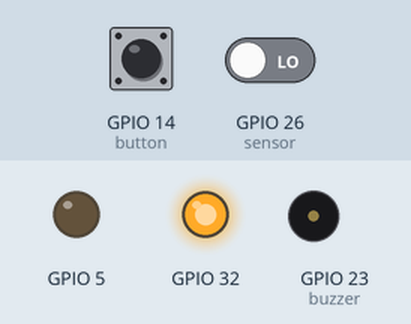
This sketch was run on a simulated ESP32. Shown: output pins drawn as LEDs (lit = HIGH), buzzer (waves = sounding, pin HIGH). The inputs (shaded band) are chosen by the test bench; at power-on: GPIO 26 (sensor) LOW, GPIO 14 (button) HIGH.

Above: at 1.2 s.
1.3 s: GPIO 26 (sensor) driven HIGH
At 1.42 s:
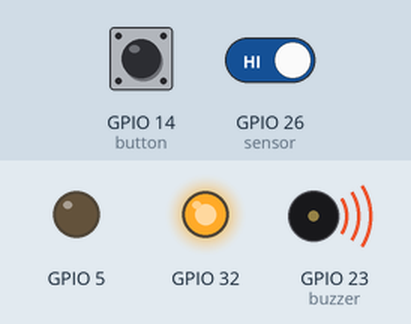
4.3 s: GPIO 14 (button) pulled LOW for 0.15 s
At 4.9 s:
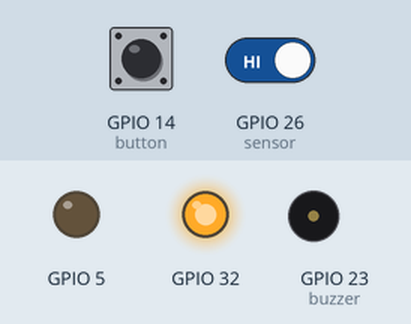
5.9 s: GPIO 26 (sensor) driven LOW
At 8.8 s:
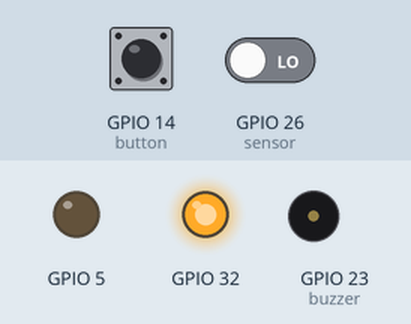
8.9 s: GPIO 14 (button) pulled LOW for 1 s
At 9.9 s:
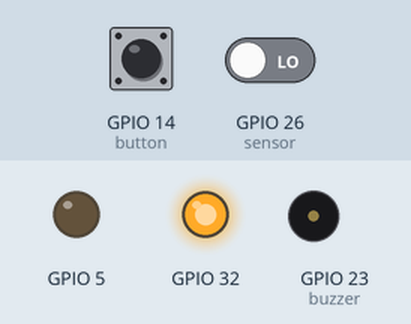
Timing chart, 0 to 11.9 s (numbered marks = the images above; inputs shaded):
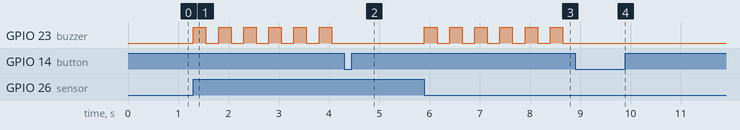

The sketch:

tilt_sensor_interrupt.ino
```cpp
bool alarm = 0;
int sensor = 26, buzzer = 23, button = 14;

void IRAM_ATTR sense() {
  alarm = 1;
}
void IRAM_ATTR push() {
  alarm = 0;
}

void setup() {
  Serial.begin(115200);
  pinMode(button, INPUT_PULLUP);
  pinMode(sensor, INPUT);
  pinMode(buzzer, OUTPUT);
  pinMode(5, OUTPUT); pinMode(32, OUTPUT);
  digitalWrite(5, 0); digitalWrite(32, 1);
  attachInterrupt(sensor, sense, CHANGE);
  attachInterrupt(button, push, FALLING);
}

void loop() {
  if (alarm) {
    digitalWrite(buzzer, 1); delay(250);
    digitalWrite(buzzer, 0); delay(250);
  }
  else digitalWrite(buzzer, 0);
}
```

Measured:
- after the input at 1.3 s, GPIO 23 (buzzer): alternates HIGH for 0.25 s and LOW for 0.25 s, starting at once
- after the input at 4.3 s, GPIO 23 (buzzer): stops changing and stays LOW
- after the input at 5.9 s, GPIO 23 (buzzer): alternates HIGH for 0.25 s and LOW for 0.25 s, starting at once
- after the input at 8.9 s, GPIO 23 (buzzer): stops changing and stays LOW
